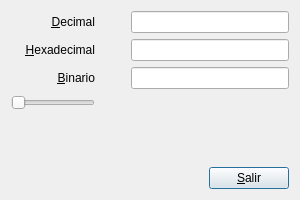
<ui version="4.0" >
 <class>ByteConverterDialog</class>
 <widget class="QDialog" name="ByteConverterDialog" >
  <property name="geometry" >
   <rect>
    <x>0</x>
    <y>0</y>
    <width>300</width>
    <height>200</height>
   </rect>
  </property>
  <property name="minimumSize" >
   <size>
    <width>300</width>
    <height>200</height>
   </size>
  </property>
  <property name="maximumSize" >
   <size>
    <width>300</width>
    <height>200</height>
   </size>
  </property>
  <property name="windowTitle" >
   <string>Number Converter</string>
  </property>
  <layout class="QVBoxLayout" >
   <item>
    <layout class="QGridLayout" >
     <item row="0" column="0" >
      <widget class="QLabel" name="label" >
       <property name="text" >
        <string>&amp;Decimal</string>
       </property>
       <property name="alignment" >
        <set>Qt::AlignRight|Qt::AlignTrailing|Qt::AlignVCenter</set>
       </property>
       <property name="buddy" >
        <cstring>decEdit</cstring>
       </property>
      </widget>
     </item>
     <item row="0" column="2" >
      <widget class="QLineEdit" name="decEdit" />
     </item>
     <item row="1" column="0" >
      <widget class="QLabel" name="label_2" >
       <property name="text" >
        <string>&amp;Hexadecimal</string>
       </property>
       <property name="alignment" >
        <set>Qt::AlignRight|Qt::AlignTrailing|Qt::AlignVCenter</set>
       </property>
       <property name="buddy" >
        <cstring>hexEdit</cstring>
       </property>
      </widget>
     </item>
     <item row="1" column="2" >
      <widget class="QLineEdit" name="hexEdit" />
     </item>
     <item row="2" column="0" >
      <widget class="QLabel" name="label_3" >
       <property name="text" >
        <string>&amp;Binario</string>
       </property>
       <property name="alignment" >
        <set>Qt::AlignRight|Qt::AlignTrailing|Qt::AlignVCenter</set>
       </property>
       <property name="buddy" >
        <cstring>binEdit</cstring>
       </property>
      </widget>
     </item>
     <item row="2" column="2" >
      <widget class="QLineEdit" name="binEdit" />
     </item>
     <item row="1" column="1" >
      <spacer>
       <property name="orientation" >
        <enum>Qt::Horizontal</enum>
       </property>
       <property name="sizeType" >
        <enum>QSizePolicy::Preferred</enum>
       </property>
       <property name="sizeHint" >
        <size>
         <width>30</width>
         <height>20</height>
        </size>
       </property>
      </spacer>
     </item>
     <item row="3" column="0" >
      <widget class="QSlider" name="hSlider" >
       <property name="sizePolicy" >
        <sizepolicy vsizetype="Minimum" hsizetype="Minimum" >
         <horstretch>0</horstretch>
         <verstretch>0</verstretch>
        </sizepolicy>
       </property>
       <property name="maximum" >
        <number>255</number>
       </property>
       <property name="orientation" >
        <enum>Qt::Horizontal</enum>
       </property>
      </widget>
     </item>
    </layout>
   </item>
   <item>
    <spacer>
     <property name="orientation" >
      <enum>Qt::Vertical</enum>
     </property>
     <property name="sizeType" >
      <enum>QSizePolicy::Expanding</enum>
     </property>
     <property name="sizeHint" >
      <size>
       <width>282</width>
       <height>25</height>
      </size>
     </property>
    </spacer>
   </item>
   <item>
    <layout class="QHBoxLayout" >
     <item>
      <spacer>
       <property name="orientation" >
        <enum>Qt::Horizontal</enum>
       </property>
       <property name="sizeHint" >
        <size>
         <width>40</width>
         <height>20</height>
        </size>
       </property>
      </spacer>
     </item>
     <item>
      <widget class="QPushButton" name="exitButton" >
       <property name="text" >
        <string>&amp;Salir</string>
       </property>
      </widget>
     </item>
    </layout>
   </item>
  </layout>
 </widget>
 <tabstops>
  <tabstop>decEdit</tabstop>
  <tabstop>hexEdit</tabstop>
  <tabstop>binEdit</tabstop>
  <tabstop>exitButton</tabstop>
 </tabstops>
 <resources/>
 <connections>
  <connection>
   <sender>exitButton</sender>
   <signal>clicked()</signal>
   <receiver>ByteConverterDialog</receiver>
   <slot>accept()</slot>
   <hints>
    <hint type="sourcelabel" >
     <x>243</x>
     <y>173</y>
    </hint>
    <hint type="destinationlabel" >
     <x>150</x>
     <y>128</y>
    </hint>
   </hints>
  </connection>
 </connections>
</ui>
